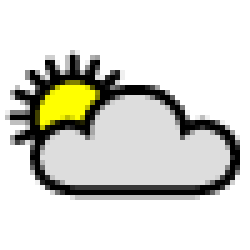
#> input picture gfx/partlycloudy.gif, 50 x 50 px (shown 5 times larger)
$ python imgbw.py   (older library calls are emulated)
#> lines starting #> are read from the running program, lines starting #| are printed output that depends on the picture; after the words box and inside, x2 and y2 are one past the last pixel; in counts of white or black regions, pixels touching at a corner belong together
from PIL import Image
image_file = Image.open("gfx/partlycloudy.gif") # open colour image
#> image_file is the input picture: PIL image 50x50 P; mean R, G, B, A 215.9, 215.9, 208.6, 98.4
#image_file = image_file.resize((100,100),Image.ANTIALIAS)
image_file = image_file.convert('L') # convert image to black and white
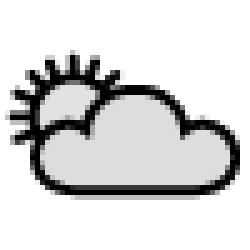
#> image_file: PIL image 50x50 L (shown 5 times larger); min 0, max 255, mean 215
image_file.save('result.png')
image_file = Image.open("result.png") # open colour image
image_file = image_file.convert('1') # convert image to black and white
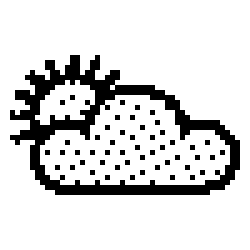
#> image_file: PIL image 50x50 1 (shown 5 times larger); 84.6% white; black in thin lines or dots, all inside (x1, y1, x2, y2) = (2, 11, 48, 39)
image_file.save('result.gif')
